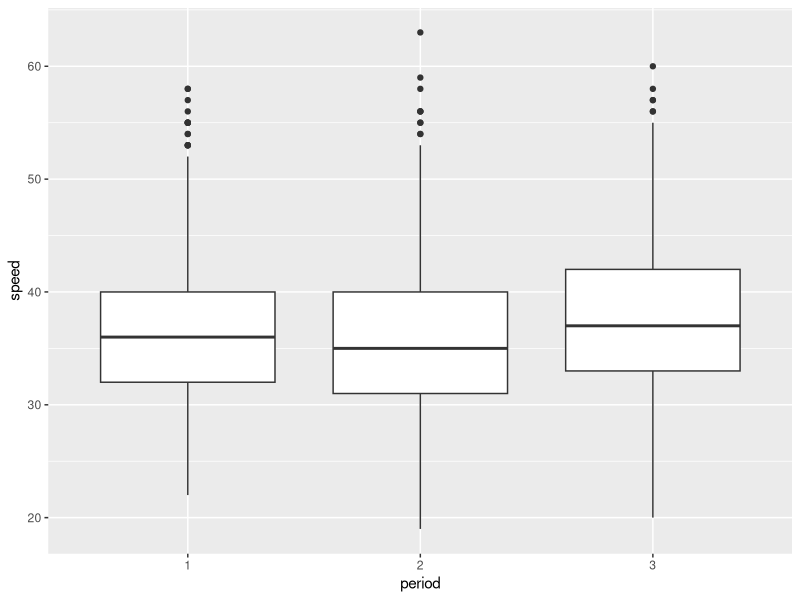
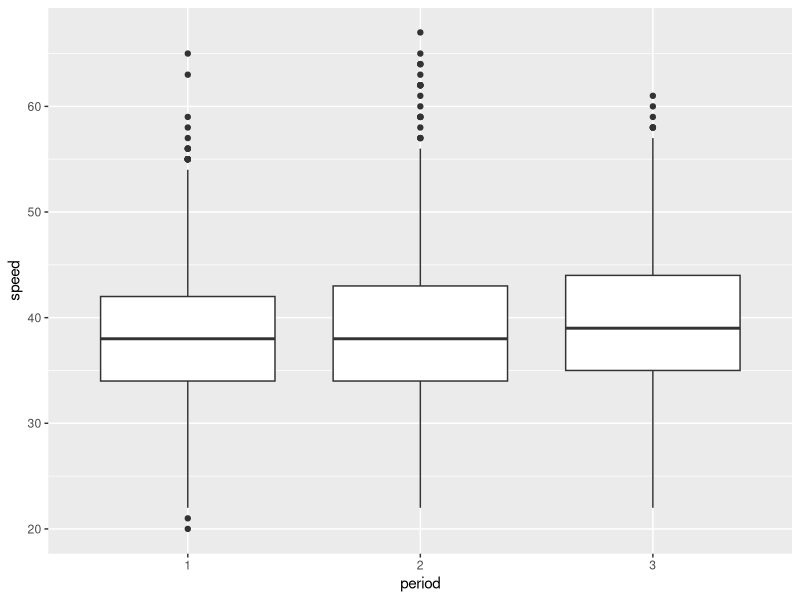
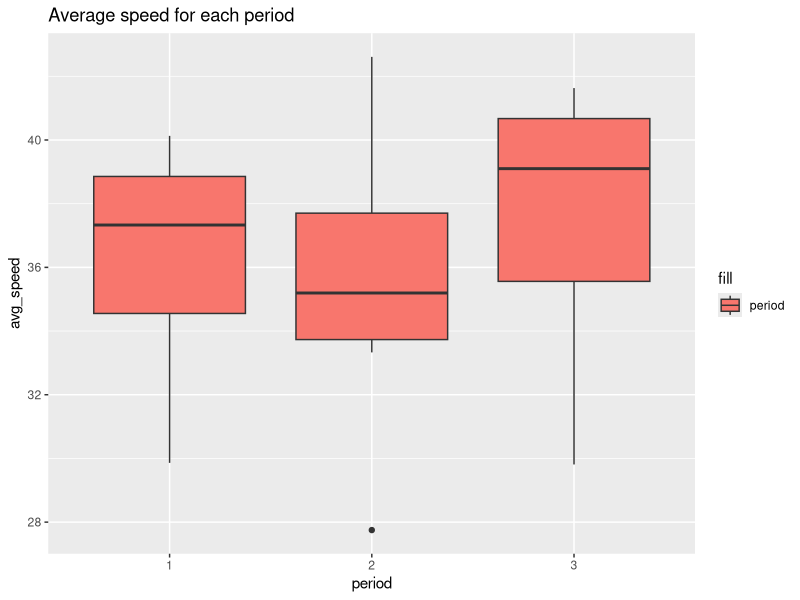
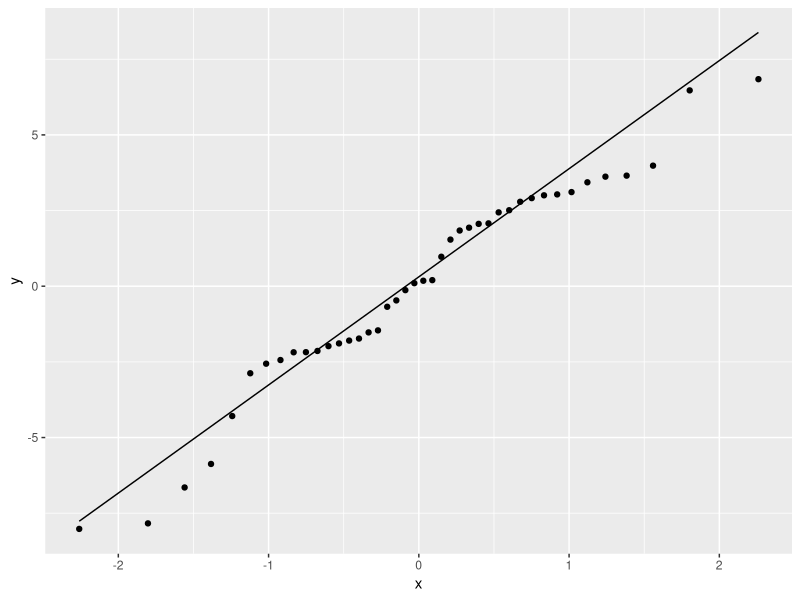
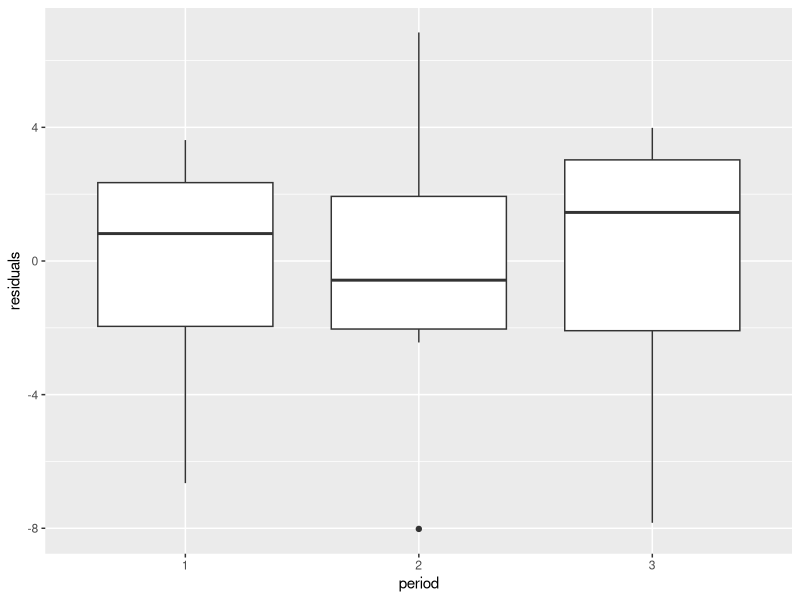

Recreate these plots in R, in order.
### Stats with R Exercise sheet 6

##########################
# ANOVA
##########################

## This exercise sheet contains the exercises that you will need to complete and 



#######################
### Exercise 1: Preparation
#######################


library(boot)
library(ggplot2)
library(dplyr)
library(car)
library(reshape)

# This time we will be working with the "amis" data frame (package 'boot') that has 
# 8437 rows and 4 columns.

# In a study into the effect that warning signs have on speeding patterns, 
# Cambridgeshire County Council considered 14 pairs of locations. The locations were 
# paired to account for factors such as traffic, volume and type of road. One site in 
# each pair had a sign erected warning of the dangers of speeding and asking drivers 
# to slow down. No action was taken at the second site. Three sets of measurements 
# were taken at each site. 
# Each set of measurements was nominally of the speeds of 100 cars but not all sites 
# have exactly 100 measurements. These speed measurements were taken before the 
# erection of the sign, shortly after the erection of the sign, and again after 
# the sign had been in place for some time.

## a) For the further reference please use ?amis. 
## It may take some time to understand the dataset. 
?amis

## b) Load the dataset, store it into a variable called "data", and briefly inspect it. 
## Feel free to make some plots and calculate some statistics in order to understand 
## the data.
data <- amis
str(data)

## c) All our columns have numeric type. Convert the categorical columns to factors.
# Following are categorical columns: period, warning, pair
data$period <- factor(data$period)
data$warning <- factor(data$warning)
data$pair <- factor(data$pair)

## d) Plot boxplots for the distribution of `speed` for each of the `period` values 
## (before, immediately after and after some time). Build 2 plots (each containing 3 
## boxplots) side by side depending on the `warning` variable.
## (For all plots here and below please use ggplot)
data %>% filter(warning == 1) %>% ggplot(aes(x=period, y=speed)) + 
  geom_boxplot()

data %>% filter(warning == 2) %>% ggplot(aes(x=period, y=speed)) + 
  geom_boxplot()

## e) What can you conclude looking at the plots? What can you say about people's 
## behaviour in different periods: before, immediately after and after some time?

# Warning sign value 1 (warning sign is erected):
# We can observe that speed value decreases immediately after warning sign is placed (period2) but after some time 
# (period 3) there is again increase in speed values of car observed. So people are vigilant and careful when speed 
# warning sign is placed but again after some time they become careless and don't give attention to it and 
# drive fast.

# Warning sign value 2 (warning sign is not erected):
# We can observe that in sites where no sign was placed, we have more speed values during period 2 
# than period 1 and slight increase in period 3 also.

## f) What are your ideas about why the data with warning==2 (sites where no sign was 
## erected) was collected?
# The data was collected with warnings==2 to check how general speed observations will be during different
# periods even if there are no warning signs erected.

#######################
### Exercise 2: 1-way ANOVA
#######################

## a) First let's create a new data frame which will be used for all exercise 2.
## For the 1-way ANOVA we will be working with a subset of `amis` using only the 
## data for sites where warning signs were erected, which corresponds to warning==1. 
## Therefore first subset your data to filter out warning==2 and then apply group_by() and summarize() 
## to average "speed" over each "pair" and "period". 
## Assign this new data frame to the variable casted_data.
casted_data <- filter(data, warning == 1) %>% group_by(pair, period) %>%
  summarize(avg_speed = mean(speed))

## b) Build boxplots of the average speed depending on "period".
ggplot(casted_data, aes(x=period, y=avg_speed, fill = "period")) + 
  geom_boxplot()+labs(title = "Average speed for each period")

## c) Looking at the boxplots, is there a difference between the periods?
# A: By looking at the boxplots, we can say that average speed in period 2 is greater than period 1
#    and avergae speed in period 3 is greater than both 1 & 2.

## d) Now we are ready to perform 1-way ANOVA: please use the function aov() on the 
## speed depending on the period and assign the result to aov1way
aov1way = aov(avg_speed~period, data = casted_data)

## Before we interpret the results, let's check the ANOVA assumptions and whether 
## they are violated or not and why.

## e) Independence assumption
## (Figure out the best way to check this assumption and give a detailed justified 
## answer to whether it is violated or not.)
# A: Each observation from the given data set, is from a distinct pair of locations in 
#    order to be independent from each other. Thus the independence assupmtion is not
#    violated.

## f) Normality of residuals
##  First add the residuals to your casted data set, you find them in model$residuals
##  next, make a qqplot (using qqnorm() or geom_qq() ina ggplot) for the residuals and 
##  run the shapiro wilk test.
casted_data$residuals = residuals(aov1way)
ggplot(casted_data, aes(sample=residuals)) +  geom_qq() + geom_qq_line()
shapiro.test(residuals(aov1way))

## g) What do you conclude from your results in f?
## A: The p-value is 0.1662 so we do not reject the null hypothesis, i.e., we have a 
##    normal distribution since the p-value is large enough to satisfy the normality of 
##    residuals assumption.

## h) Homogeneity of variance of residuals
##  First, plot the residuals by period (boxplots) to see whether variance differs between groups
##  Next, run Levene's test using the function leveneTest() (from library car) with the same syntax
##  as aov(). It indicates whether the variance is significantly different between groups (= not
##  homogeneous).
library(car)
ggplot(casted_data, aes(x=period, y=residuals)) + geom_boxplot()
leveneTest(avg_speed~period, data=casted_data)

## i) What do you conclude from your results in h?
## A: The p-value is computed to be 0.8383, which means the assumption homogeneity 
##     of variance holds.

## j) Now we turn to the results. Look at the summary of aov1way
summary(aov1way)

## k) State your conclusion
## A: The p-value is computed to be 0.382, i.e, we cannot reject the null hypothesis.
##    The f-value is 0.986, this indicates that there is a clear difference between
##    means of the two groups.

## l) Please do pairwise t-tests of the same variables as in d) using pairwise.t.test().
pairwise.t.test(casted_data$avg_speed, casted_data$period, p.adjust.method = "none")

## m) Try to use no adjustment for pairwise testing and then the Bonferroni correction.
pairwise.t.test(casted_data$avg_speed, casted_data$period, p.adjust.method = "bonferroni")

## n) If the results change  in m, why do they? What does Bonferroni correction do?
## A: Yes, the results vary from that of the previous approach. The Bonferroni correction has 
##    inflated the previously present Type 1 error. While conducting multiple statistical
##    tests, there is an increasing risk of Type 1 error. The Bonferroni correction basically
##    adjusts the p-values to prevent misinterpretations.

#######################
### Exercise 3: 2-way ANOVA
#######################
## a) Now we want to analyze the influence of 2 categorical variables 
## (period and warning) on the speed.
## So let's turn back to our initial dataset amis (not its subset with warning==1).
## First, we need to average the speed over each `pair`, `warning` and `period
## Cast your data again and assign the results to casted_data2.
casted_data2 = cast(amis, period + warning + pair ~., mean, value = "speed")
names(casted_data2)[4] = "avg_speed"

## b) State the main difference between the applicability of 1-way and 2-way ANOVA.
# The main difference is in the number of independent variables. 
# One way has 1 independent variable where as 2 way has two independent variable.

## c) Do you think, we need to include an interaction term in the ANOVA?
# Yes, we need to include interaction term in the 2-way ANOVA because we have two predictors
# and impact of one predictor depends on the level of the other predictor.

## e) Now apply the 2-way ANOVA: please use the function aov() with mean speed as the
## dependent variable, period and warning as predictor (independent) variables and depending on your
## answer in c) either including an interaction term, or not.
aov2way = aov(avg_speed ~ period * warning, data = casted_data2)
summary(aov2way)

## f) Report the p-values and interpret the results in detail. Properly formulate the findings
##  with regard to the research question!
# Period has p-value 0.18 and Warning has p-value 0.00463
# p-value of period is large and p-value of Warning is very small 
# Hence Warning is significant.
# With respect to the research question we can say the drivers speed depends on the warning but 
# not on the period. Period is not adding anything significant to the result
